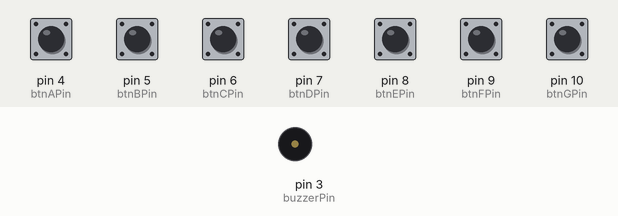
This sketch was run on a simulated Arduino Uno, built with avr-gcc and run on an emulated ATmega328P. Parts: buzzer (waves = sounding). The inputs (shaded band) are chosen by the test bench; at power-on: pin 4 (btnAPin), pin 5 (btnBPin), pin 6 (btnCPin), pin 7 (btnDPin), pin 8 (btnEPin), pin 9 (btnFPin), pin 10 (btnGPin) HIGH.

Above: at 1.2 s.
1.3 s: pin 4 (btnAPin) pulled LOW for 0.15 s
At 1.37 s:
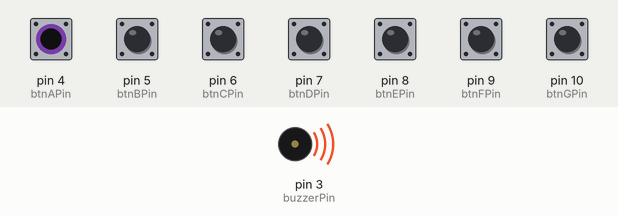
Timing chart, 0 to 4.3 s (numbered marks = the images above; inputs shaded):
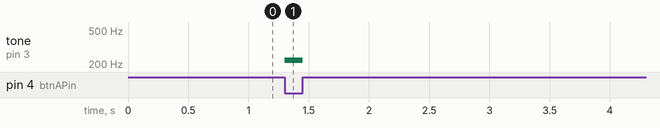

The sketch:

piano_1.ino
```cpp
const int a = 220;
const int b = 247;
const int c = 262;
const int d = 294;
const int e = 330;
const int f = 350;
const int g = 392;

const int buzzerPin = 3;
const int btnAPin = 4;
const int btnBPin = 5;
const int btnCPin = 6;
const int btnDPin = 7;
const int btnEPin = 8;
const int btnFPin = 9;
const int btnGPin = 10;

void setup() {
  pinMode(buzzerPin, OUTPUT);
  pinMode(btnAPin, INPUT_PULLUP);
  pinMode(btnBPin, INPUT_PULLUP);
  pinMode(btnCPin, INPUT_PULLUP);
  pinMode(btnDPin, INPUT_PULLUP);
  pinMode(btnEPin, INPUT_PULLUP);
  pinMode(btnFPin, INPUT_PULLUP);
  pinMode(btnGPin, INPUT_PULLUP);
}

void loop() {
  int btnAState = digitalRead(btnAPin);
  int btnBState = digitalRead(btnBPin);
  int btnCState = digitalRead(btnCPin);
  int btnDState = digitalRead(btnDPin);
  int btnEState = digitalRead(btnEPin);
  int btnFState = digitalRead(btnFPin);
  int btnGState = digitalRead(btnGPin);

  if (btnAState == 0) {
    tone(buzzerPin, a);
  }
  else if (btnBState == 0) {
    tone(buzzerPin, b);
  }
  else if (btnCState == 0) {
    tone(buzzerPin, c);
  }
  else if (btnDState == 0) {
    tone(buzzerPin, d);
  }
  else if (btnEState == 0) {
    tone(buzzerPin, e);
  }
  else if (btnFState == 0) {
    tone(buzzerPin, f);
  }
  else if (btnGState == 0) {
    tone(buzzerPin, g);
  }
  else {
    noTone(buzzerPin);
  }
}
```

Measured:
- after the input at 1.3 s, tone on pin 3 (buzzerPin): silent → 220 Hz at once, → silent 0.15 s later
